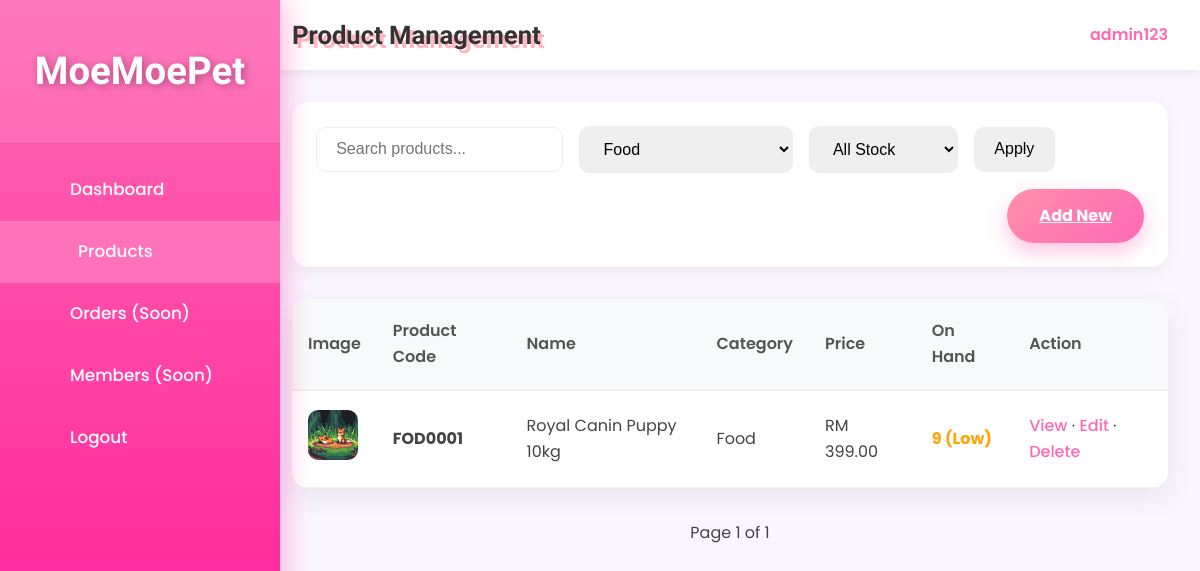
Before: /admin/product_list.php?category=3 (signed in) with the older database file.
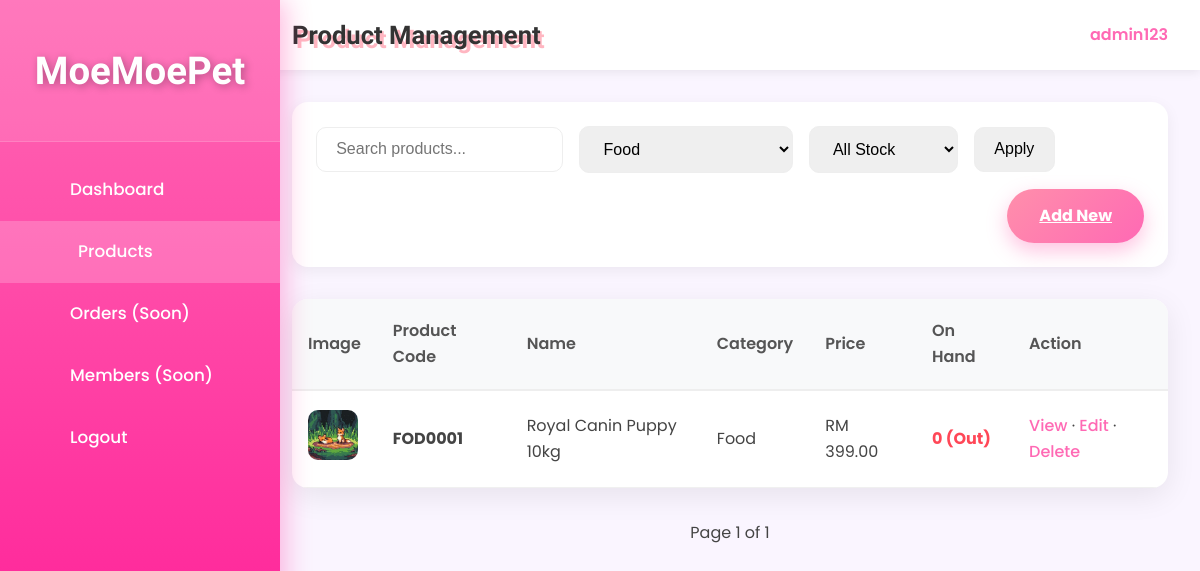
After: the same page with the newer database file.
### tables this page shows
CREATE TABLE `product` (
  `product_id` int(11) NOT NULL,
  `product_code` varchar(20) NOT NULL,
  `product_name` varchar(200) NOT NULL,
  `description` text DEFAULT NULL,
  `price` decimal(10,2) NOT NULL,
  `stock_quantity` int(11) DEFAULT 0,
  `category_id` int(11) NOT NULL,
  `is_active` tinyint(1) DEFAULT 1,
  `created_at` datetime DEFAULT current_timestamp(),
  `updated_at` datetime DEFAULT current_timestamp() ON UPDATE current_timestamp(),
  `photo_name` varchar(255) NOT NULL
);

CREATE TABLE `category` (
  `category_id` int(11) NOT NULL,
  `category_code` varchar(10) NOT NULL,
  `category_name` varchar(100) NOT NULL,
  `description` text DEFAULT NULL,
  `created_at` datetime DEFAULT current_timestamp()
);

### _base.php (called while the page is built, shortened)
<?php
function encode($value) {
    return htmlentities($value);
}

### admin/product_list.php (the view, shortened to what the changed rows need)
<?php
require '../_base.php';
$page = max(1, (int)($_GET['page'] ?? 1));
$limit = (int)($_GET['limit'] ?? 5);
$offset = ($page - 1) * $limit;
$category = $_GET['category'] ?? '';
$where = "WHERE p.is_active = 1";
$params = [];
if ($category !== '') {
    $where .= " AND p.category_id = ?";
    $params[] = $category;
}
$sql = "SELECT p.*, c.category_name, c.category_code
        FROM product p
        JOIN category c ON p.category_id = c.category_id
        $where
        ORDER BY p.created_at DESC
        LIMIT $limit OFFSET $offset";
$stmt = $_db->prepare($sql);
$stmt->execute($params);
$products = $stmt->fetchAll();
?>
<!DOCTYPE html>
<html lang="en">
<head>
    <link rel="stylesheet" href="/css/app.css">
</head>
<body>
<div class="admin-layout">
    <aside class="admin-sidebar">
        <div class="logo">
            <h2>MoeMoePet</h2>
        </div>
    </aside>
    <main class="admin-main">
        <header class="admin-header">
            <h1>Product Management</h1>
        </header>
        <div class="table-card">
            <table>
                <thead>
                    <tr>
                        <th>Image</th>
                        <th>Product Code</th>
                        <th>Name</th>
                        <th>Category</th>
                        <th>Price</th>
                        <th>On Hand</th>
                        <th>Action</th>
                    </tr>
                </thead>
                <tbody>
                    <?php foreach ($products as $p): ?>
                    <tr>
                        <td>
                            <?php if ($p->photo_name): ?>
                                <img src="../admin/uploads/products/<?= encode($p->photo_name) ?>" class="photo_name" alt="photo_name" style="width:50px;height:50px;object-fit:cover;border-radius:10px;">
                            <?php else: ?>
                                <div style="width:50px;height:50px;background:#f0f0f0;border-radius:10px;"></div>
                            <?php endif; ?>
                        </td>
                        <td><strong><?= encode($p->product_code) ?></strong></td>
                        <td><?= encode($p->product_name) ?></td>
                        <td><?= encode($p->category_name) ?></td>
                        <td>RM <?= number_format($p->price, 2) ?></td>
                        <td class="<?= $p->stock_quantity == 0 ? 'out-stock' : ($p->stock_quantity <= 10 ? 'low-stock' : '') ?>">
                            <?= $p->stock_quantity ?>
                            <?php if ($p->stock_quantity <= 10): ?>
                                (<?= $p->stock_quantity == 0 ? 'Out' : 'Low' ?>)
                            <?php endif; ?>
                        <td class="action-links">
                            <a href="product_view.php?id=<?= $p->product_id ?>"
                            class="text-pink-500 hover:text-pink-700 hover:underline font-medium transition">
                            View
                        </a>
                        <span class="text-pink-300 mx-3">·</span>
                        <a href="product_edit.php?id=<?= $p->product_id ?>"
                            class="text-pink-500 hover:text-pink-700 hover:underline font-medium transition">
                            Edit
                        </a>
                        <span class="text-pink-300 mx-3">·</span>
                        <form method="post" action="product_delete.php" style="display:inline;"
                            onsubmit="return confirm('Are you sure you want to delete it completely?「<?= encode($p->product_name) ?>」？\n\nThis operation cannot be undone!');">
                            <button type="submit" class="delete-link">
                                Delete
                            </button>
                        </form>
                        </td>
                    </tr>
                    <?php endforeach; ?>
                </tbody>
            </table>
        </div>
    </main>
</div>
</body>
</html>

Changed rows visible on the page:
changed product "FOD0001": stock_quantity "9" → "0"; stock_quantity "Low" → "Out"
